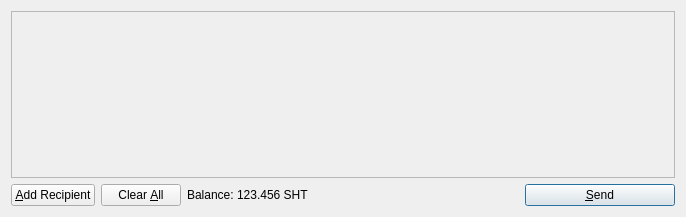
<?xml version="1.0" encoding="UTF-8"?>
<ui version="4.0">
 <class>SendCoinsDialog</class>
 <widget class="QDialog" name="SendCoinsDialog">
  <property name="geometry">
   <rect>
    <x>0</x>
    <y>0</y>
    <width>686</width>
    <height>217</height>
   </rect>
  </property>
  <property name="windowTitle">
   <string>Send Coins</string>
  </property>
  <layout class="QVBoxLayout" name="verticalLayout">
   <item>
    <widget class="QScrollArea" name="scrollArea">
     <property name="widgetResizable">
      <bool>true</bool>
     </property>
     <widget class="QWidget" name="scrollAreaWidgetContents">
      <property name="geometry">
       <rect>
        <x>0</x>
        <y>0</y>
        <width>666</width>
        <height>165</height>
       </rect>
      </property>
      <layout class="QVBoxLayout" name="verticalLayout_2">
       <property name="margin">
        <number>0</number>
       </property>
       <item>
        <layout class="QVBoxLayout" name="entries">
         <property name="spacing">
          <number>6</number>
         </property>
        </layout>
       </item>
       <item>
        <spacer name="verticalSpacer">
         <property name="orientation">
          <enum>Qt::Vertical</enum>
         </property>
         <property name="sizeHint" stdset="0">
          <size>
           <width>20</width>
           <height>40</height>
          </size>
         </property>
        </spacer>
       </item>
      </layout>
     </widget>
    </widget>
   </item>
   <item>
    <layout class="QHBoxLayout" name="horizontalLayout">
     <item>
      <widget class="QPushButton" name="addButton">
       <property name="toolTip">
        <string>Send to multiple recipients at once</string>
       </property>
       <property name="text">
        <string>&amp;Add Recipient</string>
       </property>
       <property name="icon">
        <iconset resource="../bitcoin.qrc">
         <normaloff>:/icons/add</normaloff>:/icons/add</iconset>
       </property>
       <property name="autoDefault">
        <bool>false</bool>
       </property>
      </widget>
     </item>
     <item>
      <widget class="QPushButton" name="clearButton">
       <property name="sizePolicy">
        <sizepolicy hsizetype="Minimum" vsizetype="Fixed">
         <horstretch>0</horstretch>
         <verstretch>0</verstretch>
        </sizepolicy>
       </property>
       <property name="toolTip">
        <string>Remove all transaction fields</string>
       </property>
       <property name="text">
        <string>Clear &amp;All</string>
       </property>
       <property name="icon">
        <iconset resource="../bitcoin.qrc">
         <normaloff>:/icons/remove</normaloff>:/icons/remove</iconset>
       </property>
       <property name="autoRepeatDelay">
        <number>300</number>
       </property>
       <property name="autoDefault">
        <bool>false</bool>
       </property>
      </widget>
     </item>
     <item>
      <layout class="QHBoxLayout" name="horizontalLayout_2">
       <property name="spacing">
        <number>3</number>
       </property>
       <item>
        <widget class="QLabel" name="label">
         <property name="text">
          <string>Balance:</string>
         </property>
        </widget>
       </item>
       <item>
        <widget class="QLabel" name="labelBalance">
         <property name="cursor">
          <cursorShape>IBeamCursor</cursorShape>
         </property>
         <property name="text">
          <string>123.456 SHT</string>
         </property>
         <property name="textInteractionFlags">
          <set>Qt::LinksAccessibleByMouse|Qt::TextSelectableByKeyboard|Qt::TextSelectableByMouse</set>
         </property>
        </widget>
       </item>
      </layout>
     </item>
     <item>
      <spacer name="horizontalSpacer">
       <property name="orientation">
        <enum>Qt::Horizontal</enum>
       </property>
       <property name="sizeHint" stdset="0">
        <size>
         <width>40</width>
         <height>20</height>
        </size>
       </property>
      </spacer>
     </item>
     <item>
      <widget class="QPushButton" name="sendButton">
       <property name="minimumSize">
        <size>
         <width>150</width>
         <height>0</height>
        </size>
       </property>
       <property name="toolTip">
        <string>Confirm the send action</string>
       </property>
       <property name="text">
        <string>&amp;Send</string>
       </property>
       <property name="icon">
        <iconset resource="../bitcoin.qrc">
         <normaloff>:/icons/send</normaloff>:/icons/send</iconset>
       </property>
       <property name="default">
        <bool>true</bool>
       </property>
      </widget>
     </item>
    </layout>
   </item>
  </layout>
 </widget>
 <resources>
  <include location="../bitcoin.qrc"/>
 </resources>
 <connections/>
</ui>
